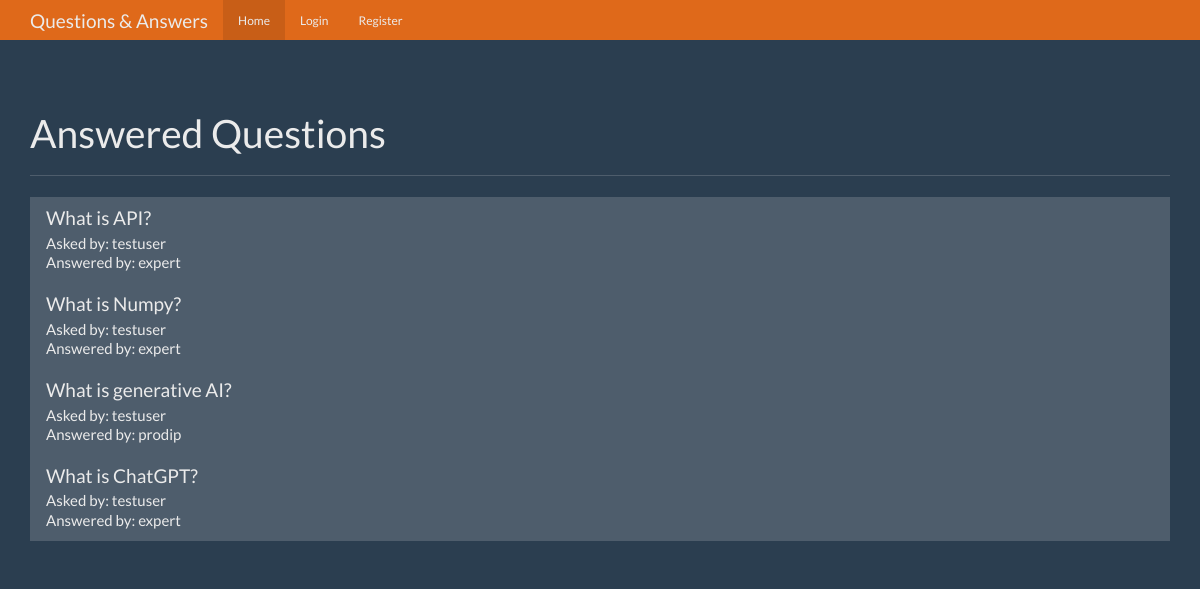
The page / on the database its author committed.
### tables this page shows
CREATE TABLE questions (
    id integer primary key autoincrement,
    question_text text not null,
    answer_text text,
    asked_by_id integer not null,
    expert_id integer not null
);

CREATE TABLE users(
    id integer primary key autoincrement,
    name text not null,
    password text not null,
    expert boolean not null,
    admin boolean not null
);

### app.py (the view)
@app.route('/')
def index():
    user = get_current_user()
    db = get_db()
    questions_cur = db.execute('''select questions.id as question_id, questions.question_text, askers.name as asker_name, experts.name as expert_name from questions
                                join users as askers on askers.id = questions.asked_by_id
                                join users as experts on experts.id = questions.expert_id where questions.answer_text is not null''')
    questions_result = questions_cur.fetchall()
    return render_template('home.html', user=user, questions=questions_result)

### app.py (called while the page is built)
def get_current_user():
    user_result = None
    if 'user' in session:
        user = session['user']
        db = get_db()
        user_cur = db.execute('select id, name, password, expert, admin from users where name = ?', [user])
        user_result = user_cur.fetchone()
    return user_result

### database.py (called while the page is built)
def connect_db():
    sql = sqlite3.connect('E:\QuesAns_FlaskApp\questions.db')
    sql.row_factory = sqlite3.Row
    return sql

def get_db():
    if not hasattr(g, 'sqlite_db'):
        g.sqlite_db = connect_db()
    return g.sqlite_db

### templates/home.html (shortened to what this page needs)
{% extends 'base.html' %}
{% from "show_links.html" import show_links %}
{% block nav %}
{{ show_links(user) }}
{% endblock %}
{% block body %}
      <div class="page-header">
        <h1>Answered Questions</h1>
      </div>
      <div class="row">
        <div class="col-lg-12">
          <div class="list-group">
            {% for question in questions %}
            <a href="{{ url_for('question',question_id = question['question_id'])}}" class="list-group-item">
              <h4 class="list-group-item-heading">{{ question['question_text'] }}</h4>
              <p class="list-group-item-text">Asked by: {{ question['asker_name']}}</p>
              <p class="list-group-item-text">Answered by: {{ question['expert_name'] }}</p>
            </a>
            {% endfor %}
          </div>
        </div>
      </div>
      {% endblock %}

### templates/base.html (shortened to what this page needs)
<!DOCTYPE html>
<html lang="en">
  <head>
    <link href="{{ url_for('static', filename='bootstrap.min.css') }}" rel="stylesheet">
    <link href="{{ url_for('static', filename='theme.css') }}" rel="stylesheet">
  </head>
  <body>
    <nav class="navbar navbar-inverse navbar-fixed-top">
      <div class="container">
        <div class="navbar-header">
          <a class="navbar-brand" href="{{ url_for('index') }}">Questions & Answers</a>
        </div>
        <div id="navbar" class="navbar-collapse collapse">
          {% block nav %} {% endblock %}
        </div>
      </div>
    </nav>
    <div class="container theme-showcase" role="main">
     {% block body %} {% endblock %}
    </div>
  </body>
</html>

### templates/show_links.html (shortened to what this page needs)
{% macro show_links(user) %}
<ul class="nav navbar-nav">
    <li class="active"><a href="{{ url_for('index') }}">Home</a></li>
    {% if not user %}
    <li><a href="{{ url_for('login') }}">Login</a></li>
    <li><a href="{{ url_for('register') }}">Register</a></li>
    {% endif %}
  </ul>
{% endmacro %}

### static/theme.css (style rules this page uses)
body { padding-top: 70px; padding-bottom: 30px; }

### rows shown on the page
questions: question_text "What is API?", asker_name "testuser", expert_name "expert"
questions: question_text "What is Numpy?", asker_name "testuser", expert_name "expert"
questions: question_text "What is generative AI?", asker_name "testuser", expert_name "prodip"
questions: question_text "What is ChatGPT?", asker_name "testuser", expert_name "expert"
